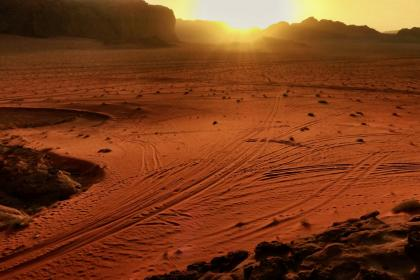
#> input picture data/images/image1.jpg, 420 x 280 px
$ python 21_colorTransfer.py
#> lines starting #> are read from the running program, lines starting #| are printed output that depends on the picture
import cv2
import numpy as np

src_img = cv2.imread('data/images/image1.jpg')
#> src_img is the input picture: shape (280, 420, 3); mean B, G, R 27, 60.6, 122.6
dst_img = cv2.imread('data/images/image2.jpg')
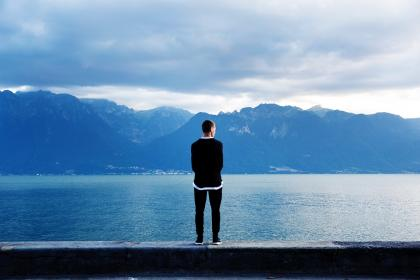
#> input picture data/images/image2.jpg, 420 x 280 px
#> dst_img is the input picture: shape (280, 420, 3); mean B, G, R 174.8, 142.5, 107.1

cv2.imshow('origin', src_img)
cv2.imshow('dst',dst_img)

output = dst_img.copy()

srcLab = cv2.cvtColor(src_img, cv2.COLOR_RGB2LAB)
#> srcLab: shape (280, 420, 3); mean of channels 0, 1, 2 67.2, 140.7, 90
dstLab = cv2.cvtColor(dst_img, cv2.COLOR_RGB2LAB)
#> dstLab: shape (280, 420, 3); mean of channels 0, 1, 2 154.5, 136.4, 151.4
outputLab = cv2.cvtColor(output, cv2.COLOR_RGB2LAB)

srcLab = srcLab.astype('float')
#> srcLab: shape (280, 420, 3) float64; mean of channels 0, 1, 2 67.2, 140.7, 90
dstLab = dstLab.astype('float')
#> dstLab: shape (280, 420, 3) float64; mean of channels 0, 1, 2 154.5, 136.4, 151.4
outputLab = outputLab.astype('float')

# srcLab = np.float32(srcLab) 도 같은기능을 한다.


# 채널 분리
srcL, srcA, srcB = cv2.split( srcLab )
dstL, dstA, dstB = cv2.split( dstLab )
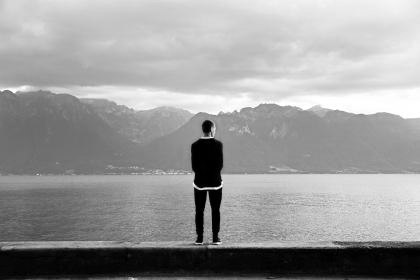
#> dstL: shape (280, 420) float64; min 0, max 255, mean 154.5
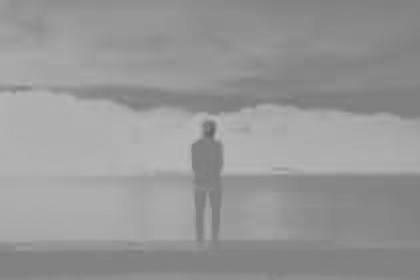
#> dstB: shape (280, 420) float64; min 94, max 184, mean 151.4
outL, outA, outB = cv2.split( outputLab )

# 연산
outL = dstL - dstL.mean()
outA = dstA - dstA.mean()
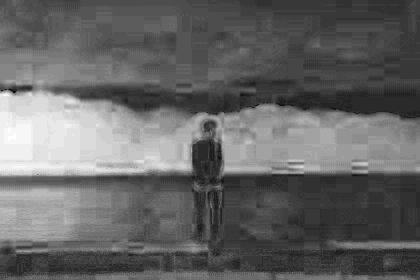
#> outA: shape (280, 420) float64; min -14.41, max 21.59, mean 0; drawn with min black and max white
outB = dstB - dstB.mean()

outL = outL * ( srcL.std()/dstL.std() )
outA = outA * ( srcA.std()/dstA.std() )
outB = outB * ( srcB.std()/dstB.std() )

outL = outL + srcL.mean()
outA = outA + srcA.mean()
outB = outB + srcB.mean()
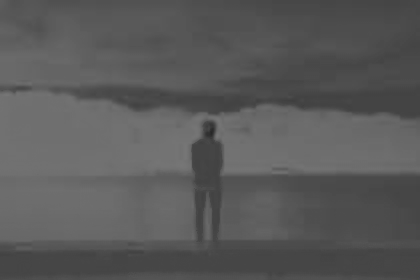
#> outB: shape (280, 420) float64; min 38.24, max 119.4, mean 90

# 적절한 범위 지정( 사진이므로 0 ~ 255 )
outL = np.clip(outL, 0, 255)
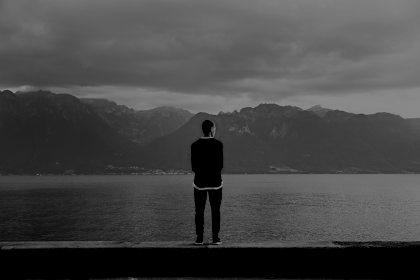
#> outL: shape (280, 420) float64; min 0, max 137.3, mean 71.4
outA = np.clip(outA, 0, 255)
outB = np.clip(outB, 0, 255)

# 채널 합치기
outputLab = cv2.merge( [outL, outA, outB] )
#> outputLab: shape (280, 420, 3) float64; mean of channels 0, 1, 2 71.4, 140.7, 90

# 다시 형변환해준다. ( 이미지는 8비트--1바이트-- 정수이기 때문에 )
outputLab = np.uint8(outputLab)
#> outputLab: shape (280, 420, 3); mean of channels 0, 1, 2 70.9, 140.2, 89.5

outputLab = cv2.cvtColor(outputLab, cv2.COLOR_LAB2BGR)
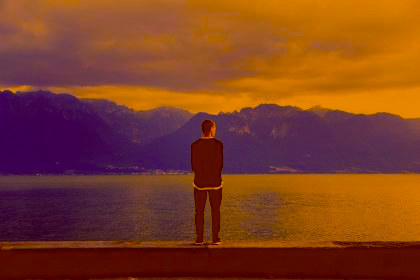
#> outputLab: shape (280, 420, 3); mean R, G, B 126.9, 62.3, 34.6


cv2.imshow('output', outputLab)


cv2.waitKey()
cv2.destroyAllWindows()
